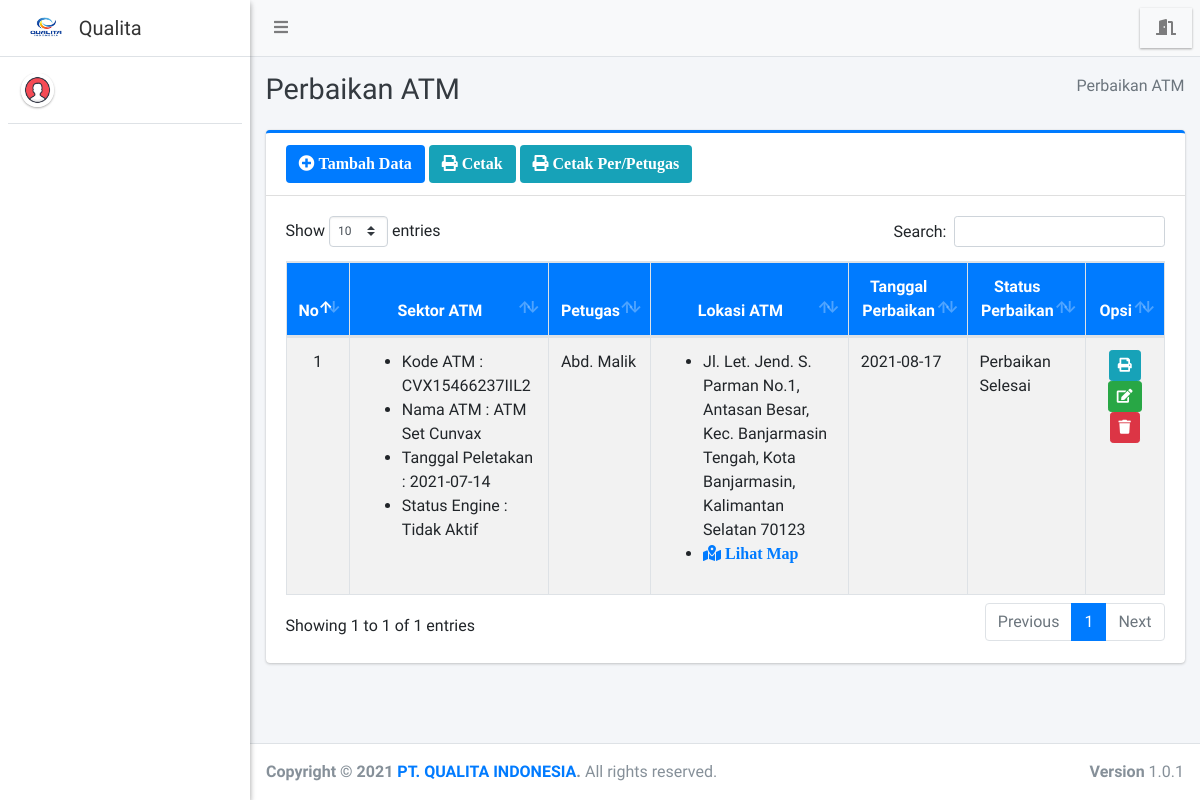
The app's page /admin/perbaikan/index.php with its own data.
### tables this page shows
CREATE TABLE `perbaikan` (
  `id_perbaikan` int(11) NOT NULL,
  `id_sektoratm` int(11) DEFAULT NULL,
  `id_petugas` int(11) NOT NULL,
  `tanggal_perbaikan` date DEFAULT NULL,
  `foto_sebelum` varchar(255) DEFAULT NULL,
  `tanggal_selesai` date DEFAULT NULL,
  `foto_sesudah` varchar(255) DEFAULT NULL,
  `status_perbaikan` varchar(50) DEFAULT NULL
);

CREATE TABLE `barang` (
  `kode_barang` varchar(35) NOT NULL,
  `nama_barang` varchar(100) NOT NULL,
  `tahun_produksi` varchar(25) NOT NULL,
  `lokasi_produksi` varchar(100) NOT NULL
);

CREATE TABLE `sektor_atm` (
  `id_sektoratm` int(11) NOT NULL,
  `kode_barang` varchar(35) NOT NULL,
  `bank` varchar(150) NOT NULL,
  `kecamatan` varchar(40) NOT NULL,
  `lokasi_atm` varchar(255) NOT NULL,
  `link_gmap` text NOT NULL,
  `tgl_peletakan` varchar(25) NOT NULL,
  `status` varchar(75) NOT NULL
);

CREATE TABLE `petugas` (
  `id_petugas` int(11) NOT NULL,
  `nama_petugas` varchar(255) NOT NULL,
  `email` varchar(255) NOT NULL
);

### admin/perbaikan/index.php (the view, shortened to what this page needs)
<?php
require '../../config/koneksi.php';
?>
<!DOCTYPE html>
<html>
<?php
include '../../templates/head.php';
?>
<body class="hold-transition sidebar-mini layout-fixed">
    <div class="wrapper">
        <?php
        include '../../templates/navbar.php';
        ?>
        <?php
        include '../../templates/sidebar.php';
        ?>
        <div class="content-wrapper">
            <div class="content-header">
                <div class="container-fluid">
                    <div class="row mb-2">
                        <div class="col-sm-6">
                            <h1 class="m-0 text-dark">Perbaikan ATM</h1>
                        </div>
                        <div class="col-sm-6">
                            <ol class="breadcrumb float-sm-right">
                                <li class="breadcrumb-item active">Perbaikan ATM</li>
                            </ol>
                        </div>
                    </div>
                </div>
            </div>
            <section class="content">
                <div class="container-fluid">
                    <div class="row">
                        <div class="col-12">
                            <div class="card card-primary card-outline">
                                <div class="card-header">
                                    <a href="tambah" class="btn bg-blue"><i class="fa fa-plus-circle"> Tambah Data</i></a>
                                    <a href="print" target="blank" class="btn bg-info"><i class="fa fa-print"> Cetak</i></a>
                                    <a href="#" data-toggle="modal" data-target="#modal_print" class="btn bg-info"><i class="fa fa-print"> Cetak Per/Petugas</i></a>
                                </div>
                                <div class="card-body">
                                    <div class="table-responsive">
                                        <table id="example1" class="table table-bordered table-striped">
                                            <thead class="bg-blue">
                                                <tr align="center">
                                                    <th>No</th>
                                                    <th>Sektor ATM</th>
                                                    <th>Petugas</th>
                                                    <th>Lokasi ATM</th>
                                                    <th>Tanggal Perbaikan</th>
                                                    <th>Status Perbaikan</th>
                                                    <th>Opsi</th>
                                                </tr>
                                            </thead>
                                            <?php
                                            $no = 1;
                                            $data = $koneksi->query("SELECT * FROM perbaikan AS p
                                            LEFT JOIN sektor_atm AS sa ON p.id_sektoratm = sa.id_sektoratm
                                            LEFT JOIN barang AS b ON sa.kode_barang = b.kode_barang
                                            LEFT JOIN petugas AS ps ON p.id_petugas = ps.id_petugas
                                            WHERE sa.status = 'Tidak Aktif' ORDER BY p.id_perbaikan DESC");
                                            while ($row = $data->fetch_array()) {
                                            ?>
                                                <tbody style="background-color: white">
                                                    <tr>
                                                        <td align="center"><?= $no++ ?></td>
                                                        <td>
                                                            <ul>
                                                            <li>Kode ATM : <?= $row['kode_barang'] ?></li>
                                                            <li>Nama ATM : <?= $row['nama_barang'] ?></li>
                                                            <li>Tanggal Peletakan : <?= $row['tgl_peletakan'] ?></li>
                                                            <li>Status Engine : <?= $row['status'] ?></li>
                                                            </ul>
                                                        </td>
                                                        <td><?= $row['nama_petugas'] ?></td>
                                                        <td>
                                                            <ul>
                                                            <li><?= $row['lokasi_atm'] ?></li>
                                                            <li><a href="<?= $row['link_gmap'] ?>" target="blank" class="fa fa-map-marked-alt"> Lihat Map</a></li>
                                                            </ul>
                                                        </td>
                                                        <td><?= $row['tanggal_perbaikan'] ?></td>
                                                        <td><?= $row['status_perbaikan'] ?></td>
                                                        <td align="center">
                                                            <a href="printdetail?id=<?= $row['id_perbaikan'] ?>" target="blank" class="btn btn-info btn-sm" title="detail"><i class="fa fa-print"></i></a>
                                                            <a href="edit?id=<?= $row['id_perbaikan'] ?>" class="btn btn-success btn-sm" title="Edit"><i class="fa fa-edit"></i></a>
                                                            <a href="hapus?id=<?= $row['id_perbaikan'] ?>" class="btn btn-danger btn-sm alert-hapus" title="Hapus"><i class="fa fa-trash"></i></a>
                                                        </td>
                                                    </tr>
                                                </tbody>
                                            <?php } ?>
                                        </table>
                                    </div>
                                </div>
                            </div>
                        </div>
                    </div>
                </div>
            </section>
        </div>
        <?php include_once "../../templates/footer.php"; ?>
    </div>
</body>
</html>

### records on screen
perbaikan: barang.kode_barang "CVX15466237IIL2", barang.nama_barang "ATM Set Cunvax", id_sektoratm.tgl_peletakan "2021-07-14", id_sektoratm.status "Tidak Aktif", id_petugas.nama_petugas "Abd. Malik", id_sektoratm.lokasi_atm "Jl. Let. Jend. S. Parman No.1, Antasan Besar, Kec. Banjarmasin Tengah, Kota Banjarmasin, Kalimantan Selatan 70123", tanggal_perbaikan "2021-08-17", status_perbaikan "Perbaikan Selesai"
